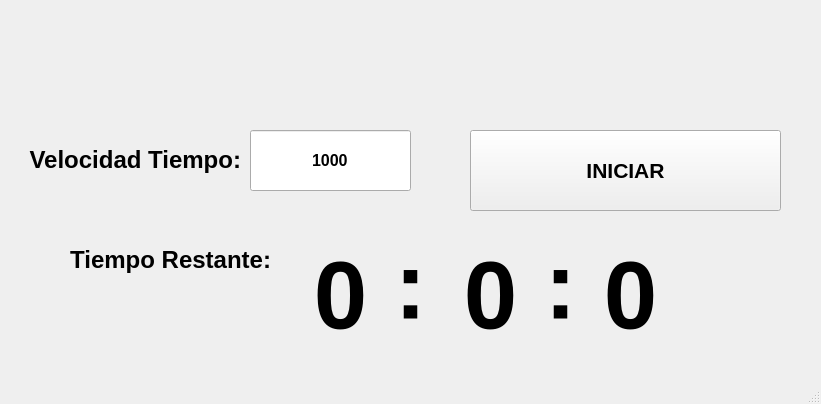
<?xml version="1.0" encoding="UTF-8"?>
<ui version="4.0">
 <class>MainWindow</class>
 <widget class="QMainWindow" name="MainWindow">
  <property name="geometry">
   <rect>
    <x>0</x>
    <y>0</y>
    <width>821</width>
    <height>404</height>
   </rect>
  </property>
  <property name="windowTitle">
   <string>MainWindow</string>
  </property>
  <widget class="QWidget" name="centralwidget">
   <widget class="QLabel" name="horas">
    <property name="geometry">
     <rect>
      <x>280</x>
      <y>240</y>
      <width>121</width>
      <height>111</height>
     </rect>
    </property>
    <property name="font">
     <font>
      <pointsize>72</pointsize>
      <weight>75</weight>
      <bold>true</bold>
     </font>
    </property>
    <property name="text">
     <string>0</string>
    </property>
    <property name="alignment">
     <set>Qt::AlignCenter</set>
    </property>
   </widget>
   <widget class="QLabel" name="label_8">
    <property name="geometry">
     <rect>
      <x>60</x>
      <y>240</y>
      <width>211</width>
      <height>41</height>
     </rect>
    </property>
    <property name="text">
     <string>&lt;html&gt;&lt;head/&gt;&lt;body&gt;&lt;p align=&quot;right&quot;&gt;&lt;span style=&quot; font-size:18pt; font-weight:600;&quot;&gt;Tiempo Restante:&lt;/span&gt;&lt;/p&gt;&lt;/body&gt;&lt;/html&gt;</string>
    </property>
   </widget>
   <widget class="QPushButton" name="btn_accion">
    <property name="geometry">
     <rect>
      <x>470</x>
      <y>130</y>
      <width>311</width>
      <height>81</height>
     </rect>
    </property>
    <property name="font">
     <font>
      <pointsize>16</pointsize>
      <weight>75</weight>
      <bold>true</bold>
     </font>
    </property>
    <property name="text">
     <string>INICIAR</string>
    </property>
   </widget>
   <widget class="QLineEdit" name="txt_velocidad">
    <property name="geometry">
     <rect>
      <x>250</x>
      <y>130</y>
      <width>161</width>
      <height>61</height>
     </rect>
    </property>
    <property name="font">
     <font>
      <pointsize>12</pointsize>
      <weight>75</weight>
      <bold>true</bold>
     </font>
    </property>
    <property name="text">
     <string>1000</string>
    </property>
    <property name="alignment">
     <set>Qt::AlignCenter</set>
    </property>
   </widget>
   <widget class="QLabel" name="label_3">
    <property name="geometry">
     <rect>
      <x>10</x>
      <y>140</y>
      <width>231</width>
      <height>41</height>
     </rect>
    </property>
    <property name="text">
     <string>&lt;html&gt;&lt;head/&gt;&lt;body&gt;&lt;p align=&quot;right&quot;&gt;&lt;span style=&quot; font-size:18pt; font-weight:600;&quot;&gt;Velocidad Tiempo:&lt;/span&gt;&lt;/p&gt;&lt;/body&gt;&lt;/html&gt;</string>
    </property>
   </widget>
   <widget class="QLabel" name="minutos">
    <property name="geometry">
     <rect>
      <x>430</x>
      <y>240</y>
      <width>121</width>
      <height>111</height>
     </rect>
    </property>
    <property name="font">
     <font>
      <pointsize>72</pointsize>
      <weight>75</weight>
      <bold>true</bold>
     </font>
    </property>
    <property name="text">
     <string>0</string>
    </property>
    <property name="alignment">
     <set>Qt::AlignCenter</set>
    </property>
   </widget>
   <widget class="QLabel" name="segundos">
    <property name="geometry">
     <rect>
      <x>570</x>
      <y>240</y>
      <width>121</width>
      <height>111</height>
     </rect>
    </property>
    <property name="font">
     <font>
      <pointsize>72</pointsize>
      <weight>75</weight>
      <bold>true</bold>
     </font>
    </property>
    <property name="text">
     <string>0</string>
    </property>
    <property name="alignment">
     <set>Qt::AlignCenter</set>
    </property>
   </widget>
   <widget class="QLabel" name="txt_tempo_4">
    <property name="geometry">
     <rect>
      <x>400</x>
      <y>230</y>
      <width>21</width>
      <height>111</height>
     </rect>
    </property>
    <property name="font">
     <font>
      <pointsize>72</pointsize>
      <weight>75</weight>
      <bold>true</bold>
     </font>
    </property>
    <property name="text">
     <string>:</string>
    </property>
    <property name="alignment">
     <set>Qt::AlignCenter</set>
    </property>
   </widget>
   <widget class="QLabel" name="txt_tempo_5">
    <property name="geometry">
     <rect>
      <x>550</x>
      <y>230</y>
      <width>21</width>
      <height>111</height>
     </rect>
    </property>
    <property name="font">
     <font>
      <pointsize>72</pointsize>
      <weight>75</weight>
      <bold>true</bold>
     </font>
    </property>
    <property name="text">
     <string>:</string>
    </property>
    <property name="alignment">
     <set>Qt::AlignCenter</set>
    </property>
   </widget>
   <widget class="QLabel" name="label_10">
    <property name="geometry">
     <rect>
      <x>0</x>
      <y>0</y>
      <width>81</width>
      <height>91</height>
     </rect>
    </property>
    <property name="text">
     <string/>
    </property>
    <property name="pixmap">
     <pixmap resource="recursos_proyecto.qrc">:/NUMEROS/Imagenes/Boca_Juniors_logo18.svg.png</pixmap>
    </property>
    <property name="scaledContents">
     <bool>true</bool>
    </property>
   </widget>
   <widget class="QLabel" name="label_9">
    <property name="geometry">
     <rect>
      <x>730</x>
      <y>0</y>
      <width>81</width>
      <height>91</height>
     </rect>
    </property>
    <property name="text">
     <string/>
    </property>
    <property name="pixmap">
     <pixmap resource="recursos_proyecto.qrc">:/LOGO/Imagenes/HD-wallpaper-bob-esponja-mafioso-bob-esponja-gangster-mafioso-meme.jpg</pixmap>
    </property>
    <property name="scaledContents">
     <bool>true</bool>
    </property>
   </widget>
   <widget class="QLabel" name="label_11">
    <property name="geometry">
     <rect>
      <x>90</x>
      <y>0</y>
      <width>631</width>
      <height>71</height>
     </rect>
    </property>
    <property name="text">
     <string/>
    </property>
    <property name="pixmap">
     <pixmap resource="recursos_proyecto.qrc">:/UAT_FIANS/Imagenes/FIANS.png</pixmap>
    </property>
    <property name="scaledContents">
     <bool>true</bool>
    </property>
   </widget>
  </widget>
  <widget class="QMenuBar" name="menubar">
   <property name="geometry">
    <rect>
     <x>0</x>
     <y>0</y>
     <width>821</width>
     <height>22</height>
    </rect>
   </property>
  </widget>
  <widget class="QStatusBar" name="statusbar"/>
 </widget>
 <resources>
  <include location="recursos_proyecto.qrc"/>
  <include location="recursos_proyecto.qrc"/>
 </resources>
 <connections/>
</ui>
